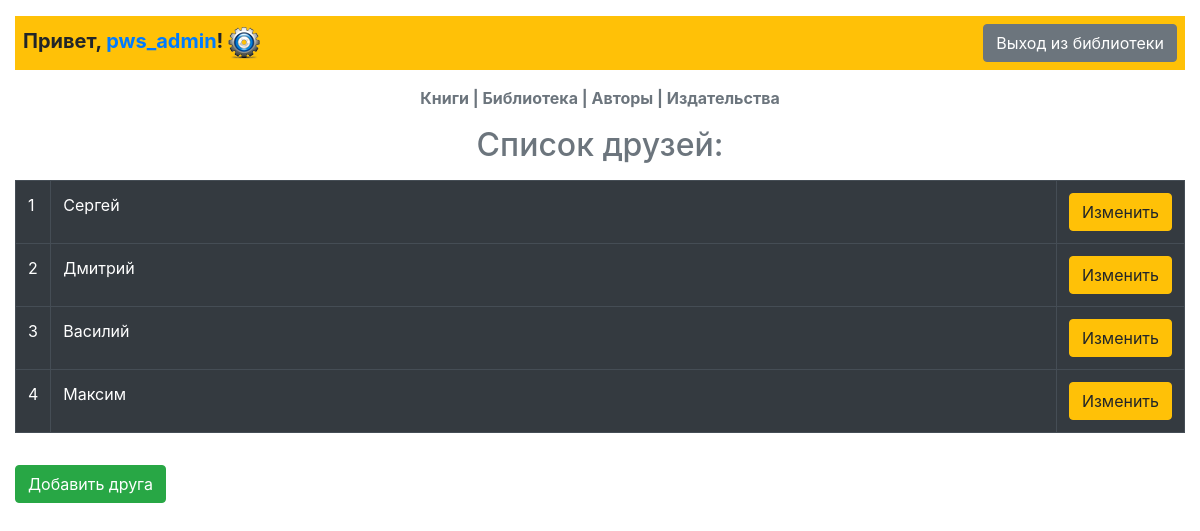
Screenshot of /friends/ (signed in) with the database file from the repository.
### p_library/models.py (models this page shows, shortened)
class Friend(models.Model):
    full_name = models.TextField(
        verbose_name=u'Имя'
        )
    class Meta:
        verbose_name = 'Друг'
        verbose_name_plural = 'Друзья'

### p_library/views.py (the view)
# urls.py: path('friends/', views.friend_list, name='friend_list'),
def friend_list(request):
    template = loader.get_template('friend_list.html')
    friends = Friend.objects.all()
    github_url = get_extra_data(request)
    context = {
        "friends": friends,
        "github_url": github_url,
    }
    if request.user.is_authenticated:
        return HttpResponse(template.render(context, request))
    return log_in(request, template, context)

### p_library/views.py (called while the page is built)
def get_extra_data(request):
    try:
        github_url = SocialAccount.objects.get(provider='github', user=request.user).extra_data['html_url']
    except:
        github_url = None
    return github_url

### templates/friend_list.html (shortened to what this page needs)
{% extends 'base.html' %}
{% block links %}
    <div class="d-flex justify-content-between align-items-center bg-warning">
        <div class="mx-2 my-2 h5 font-weight-bold">Привет,
            {% if github_url %}
            <a class="text-primary" href="{{ github_url }}">{{ user }}</a>!
            {% elif user.is_superuser %}
            <a class="text-primary" href="/admin/">{{ user }}</a>!
            {% else %}
            <span class="text-primary">{{ user }}</span>!
            {% endif %}
            <a class="text-secondary" href="{%url 'p_library:user_edit'%}"><img src="/media/icon/settings.ico" alt=""></a>
        </div>
        <a class="btn btn-secondary mx-2 my-2" href="{%url 'p_library:logout'%}">Выход из библиотеки</a>
    </div>
    <div class="text-secondary text-center font-weight-bold my-3">
        <a class="text-secondary text-decoration-none" href="{%url 'p_library:book_list'%}">Книги</a> |
        <a class="text-secondary text-decoration-none" href="{%url 'p_library:library'%}">Библиотека</a> |
        <a class="text-secondary text-decoration-none" href="{%url 'p_library:author_list'%}">Авторы</a> |
        <a class="text-secondary text-decoration-none" href="{%url 'p_library:publisher_list'%}">Издательства</a>
    </div>
{% endblock %}
{% block title_h2 %}Список друзей:{% endblock %}
{% block content %}
    <table class="table table-dark table-stripped table-hover">
        {% for friend in friends %}
        <tr class="table-bordered">
            <td style="width:20px;">{{ forloop.counter }}</td>
            <td>{{ friend.full_name }}</td>
            <td style="width:20px;text-align:right;"><a class="btn btn-warning" href="{%url 'p_library:friend_update' friend.id %}">Изменить</a></td>
        </tr>
        {% endfor %}
    </table>
    <a class="btn btn-success my-3" href="{%url 'p_library:friend_create'%}">Добавить друга</a>
{% endblock %}

### rows the page displays
Friend: full_name "Сергей"
Friend: full_name "Дмитрий"
Friend: full_name "Василий"
Friend: full_name "Максим"

### other values shown
{{ user }} "pws_admin"
